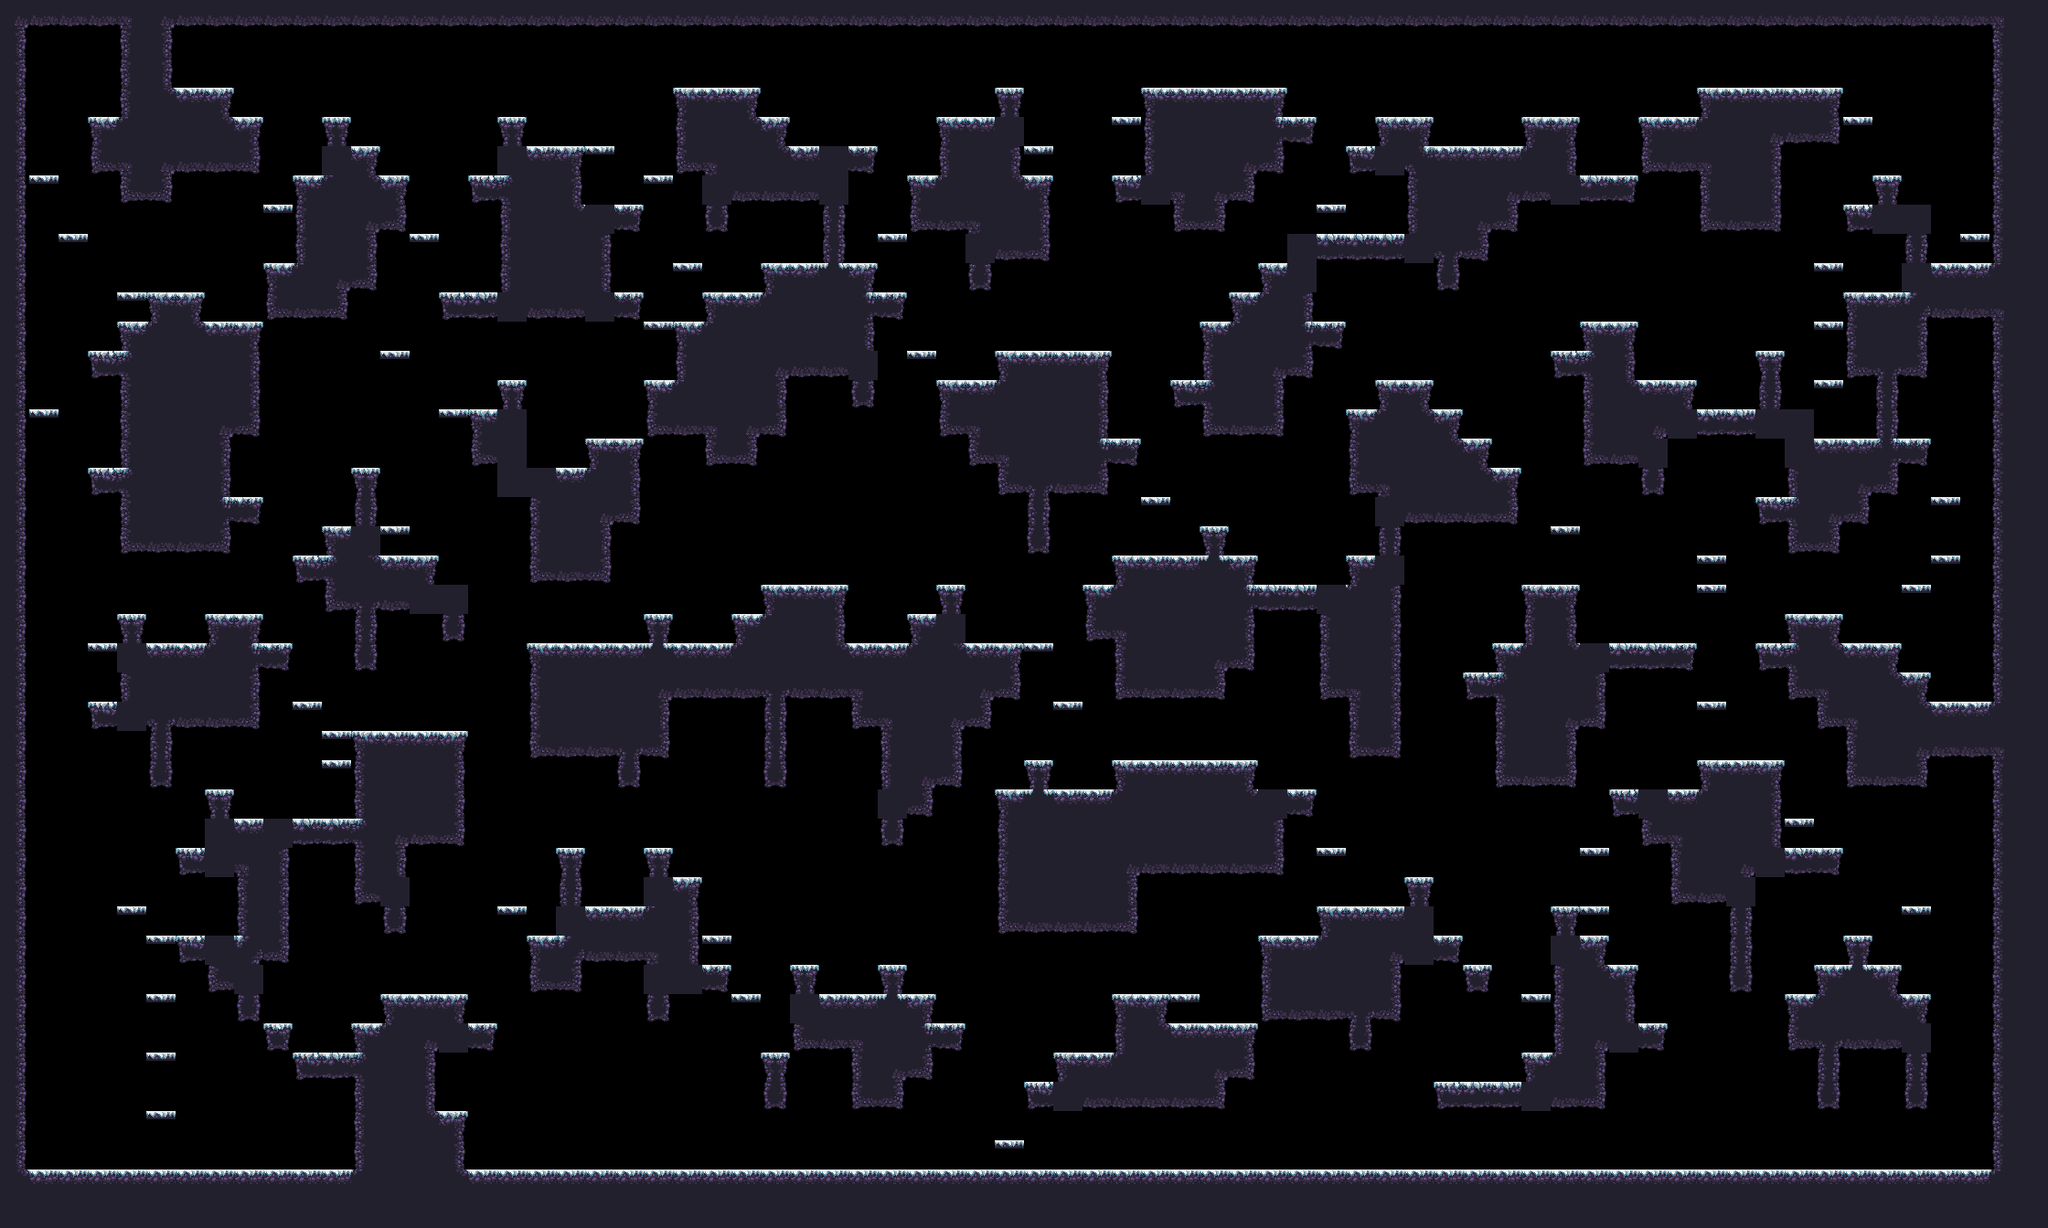

This game map was drawn from its Tiled (.tmx) file and the tilesets committed beside it. A one-line description and the trimmed map source follow:
An orthogonal 70x42 tile map with 32x32 px tiles, 1 tile layer (main) and 17 objects (9x spawn, spawnPlayer0, spawnCrown0, spawnPlayer1, spawnCrown1, ...).

<map compressionlevel="0" height="42" infinite="0" nextlayerid="3" nextobjectid="4" orientation="orthogonal" renderorder="right-down" tiledversion="1.3.2" tileheight="32" tilewidth="32" version="1.2" width="70">
 <tileset firstgid="1" source="forest_winter_tile_set.tsx" />
 <layer height="42" id="1" name="main" width="70">
  <data>[2940 cells, 1282 non-empty, 28 distinct tile ids]</data>
 </layer>
 <objectgroup id="2" name="objects"><object id="1" name="spawnPlayer0" x="160" y="272.0" /><object id="2" name="spawnCrown0" x="128" y="304.0" /><object id="3" name="spawnPlayer1" x="2144" y="240.0" /><object id="4" name="spawnCrown1" x="2048" y="144.0" /><object id="5" name="spawnPlayer2" x="128" y="1232.0" /><object id="6" name="spawnCrown2" x="64" y="1232.0" /><object id="7" name="spawnPlayer3" x="2048" y="1232.0" /><object id="8" name="spawnCrown3" x="1952" y="1232.0" /><object id="9" name="spawn" x="1056" y="80.0" /><object id="10" name="spawn" x="544" y="1232.0" /><object id="11" name="spawn" x="576" y="80.0" /><object id="12" name="spawn" x="192" y="656.0" /><object id="13" name="spawn" x="1472" y="944.0" /><object id="14" name="spawn" x="352" y="528.0" /><object id="15" name="spawn" x="320" y="848.0" /><object id="16" name="spawn" x="704" y="176.0" /><object id="17" name="spawn" x="1440" y="80.0" /></objectgroup></map>
